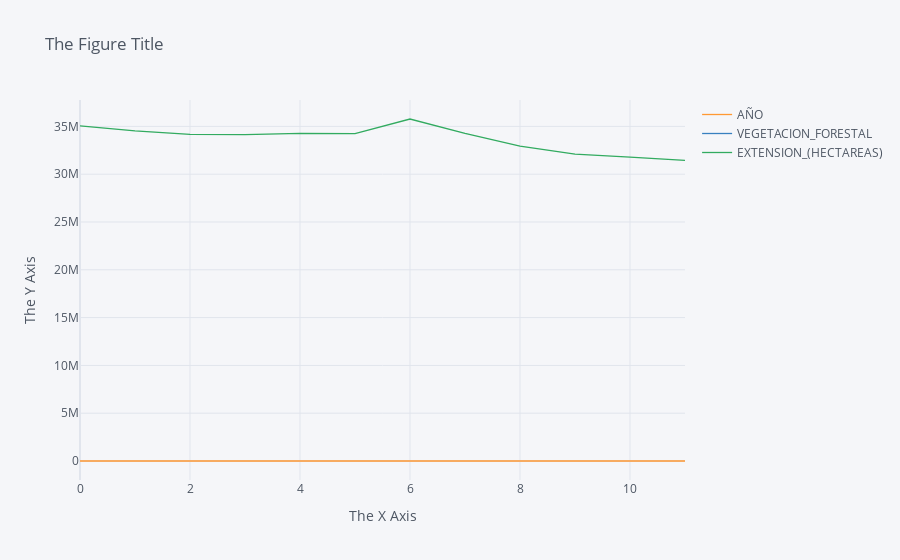

Write notebook code for a chart like this one.
### Code cell
df_forplot = pd.DataFrame(np.random.randn(1000, 2), columns=['VEGETACION_FORESTAL', 'EXTENSION_(HECTAREAS)'])
fig = df_forest_extension.iplot(asFigure=True, xTitle="The X Axis",
                    yTitle="The Y Axis", title="The Figure Title")
fig.show()

### Figure 1 — Plotly figure (JSON) as saved in the notebook; plotly's stock layout.template omitted (floating-point values rounded to 4 significant figures)
{"data": [{"line": {"color": "rgba(255, 153, 51, 1.0)", "dash": "solid", "shape": "linear", "width": 1.3}, "mode": "lines", "name": "AÑO", "text": "", "type": "scatter", "x": [0, 1, 2, 3, 4, 5, 6, 7, 8, 9, 10, 11], "y": [1976, 1993, 2002, 2007, 2011, 2014, 1976, 1993, 2002, 2007, 2011, 2014]}, {"line": {"color": "rgba(55, 128, 191, 1.0)", "dash": "solid", "shape": "linear", "width": 1.3}, "mode": "lines", "name": "VEGETACION_FORESTAL", "text": "", "type": "scatter", "x": [0, 1, 2, 3, 4, 5, 6, 7, 8, 9, 10, 11], "y": ["Bosques", "Bosques", "Bosques", "Bosques", "Bosques", "Bosques", "Selvas", "Selvas", "Selvas", "Selvas", "Selvas", "Selvas"]}, {"line": {"color": "rgba(50, 171, 96, 1.0)", "dash": "solid", "shape": "linear", "width": 1.3}, "mode": "lines", "name": "EXTENSION_(HECTAREAS)", "text": "", "type": "scatter", "x": [0, 1, 2, 3, 4, 5, 6, 7, 8, 9, 10, 11], "y": [35062148, 34525283, 34166446, 34142463, 34274101, 34240266, 35772298, 34264490, 32937296, 32101988, 31775559, 31441420]}], "layout": {"legend": {"bgcolor": "#F5F6F9", "font": {"color": "#4D5663"}}, "paper_bgcolor": "#F5F6F9", "plot_bgcolor": "#F5F6F9", "title": {"font": {"color": "#4D5663"}, "text": "The Figure Title"}, "xaxis": {"gridcolor": "#E1E5ED", "showgrid": true, "tickfont": {"color": "#4D5663"}, "title": {"font": {"color": "#4D5663"}, "text": "The X Axis"}, "zerolinecolor": "#E1E5ED"}, "yaxis": {"gridcolor": "#E1E5ED", "showgrid": true, "tickfont": {"color": "#4D5663"}, "title": {"font": {"color": "#4D5663"}, "text": "The Y Axis"}, "zerolinecolor": "#E1E5ED"}}}
